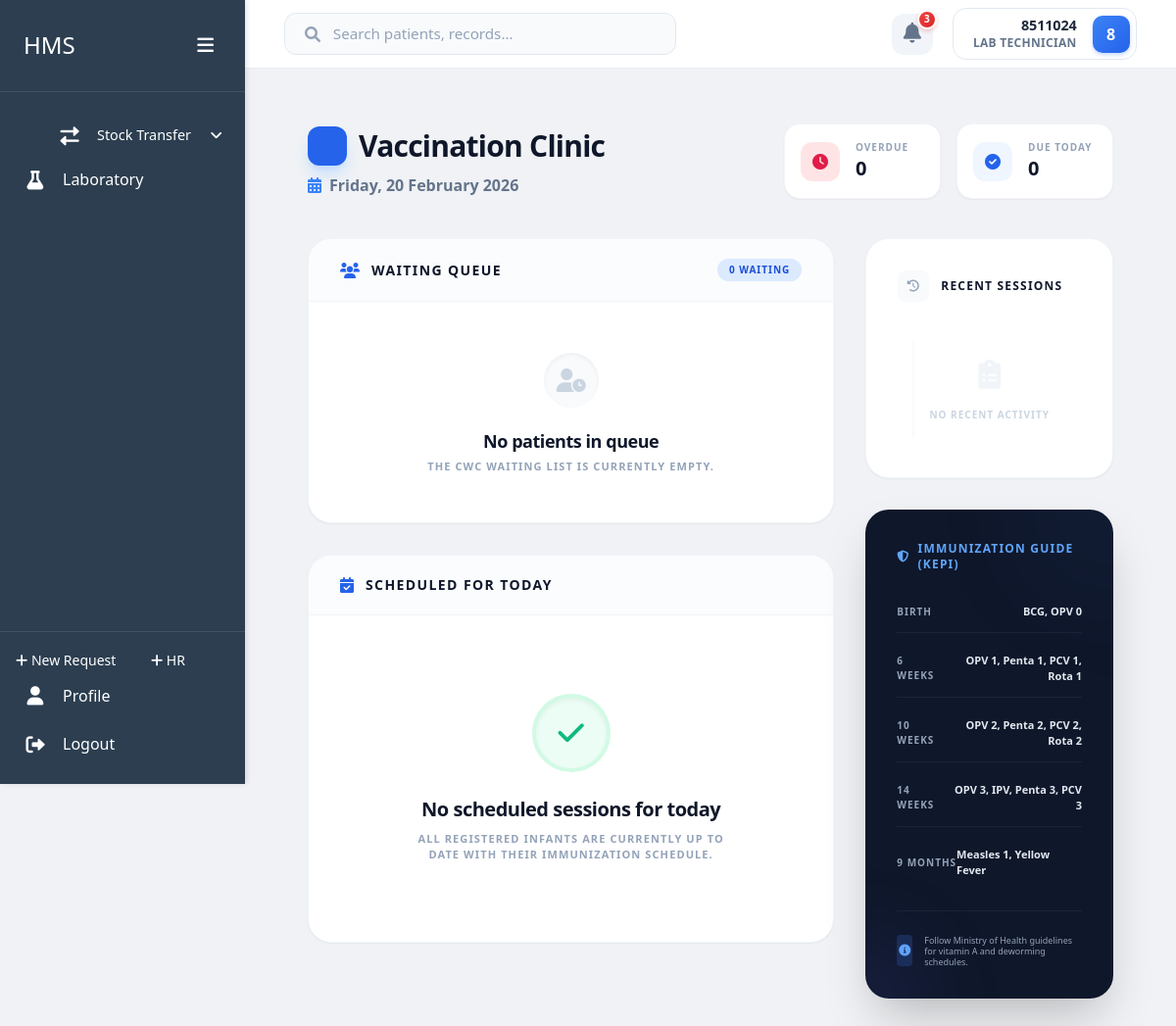
Page /maternity/vaccination/ (signed in) on the earlier database version.
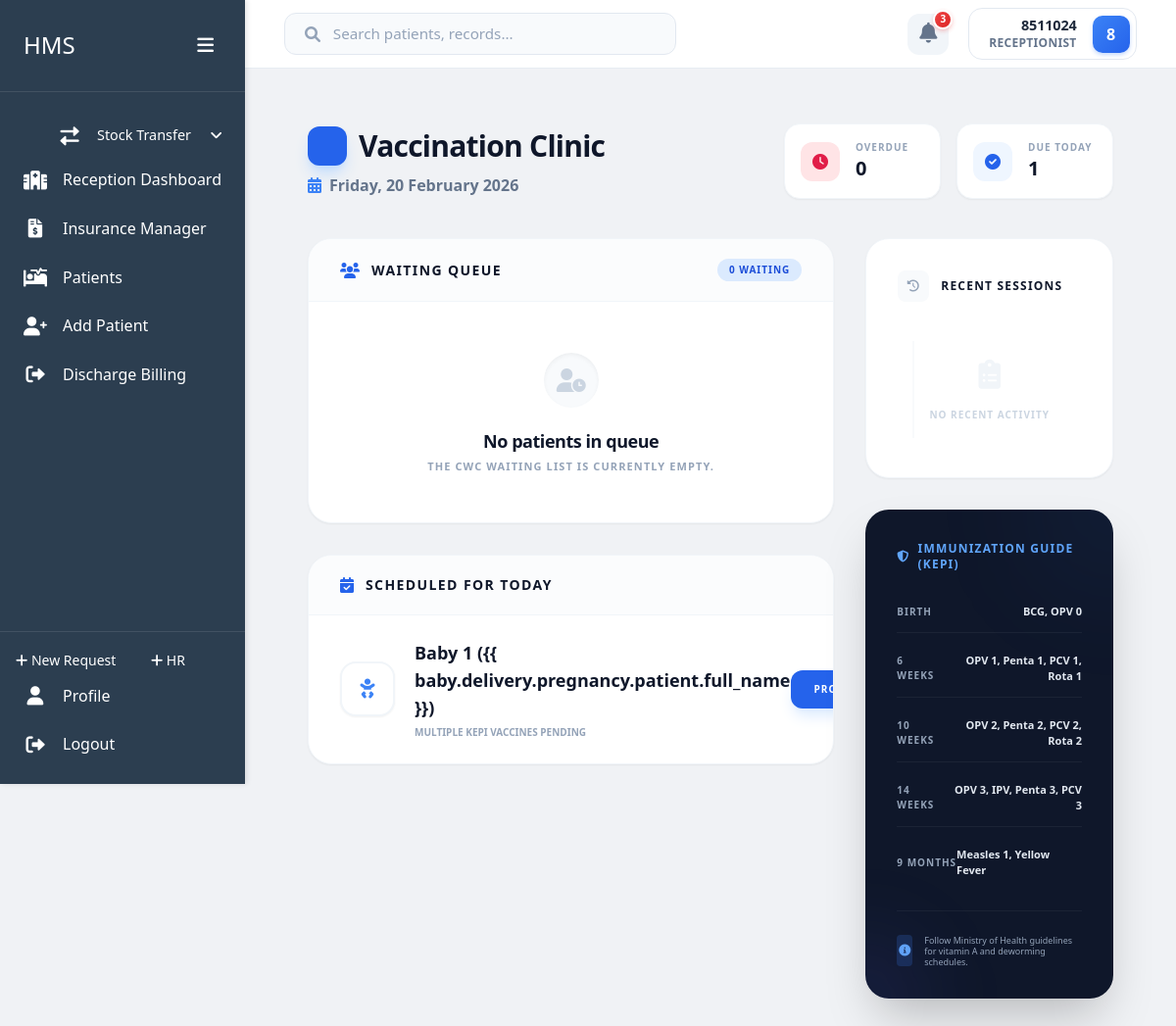
Same page on the later database version.
### users/models.py (models this page shows, shortened)
class User(AbstractBaseUser, PermissionsMixin):
    roles = [
        ('Admin', 'Admin'),
        ('Receptionist', 'Receptionist'),
        ('Doctor', 'Doctor'),
        ('Nurse', 'Nurse'),
        ('Pharmacist', 'Pharmacist'),
        ('Lab Technician', 'Lab Technician'),
        ('Accountant', 'Accountant'),
        ('Triage Nurse', 'Triage Nurse'),
        ('Radiographer', 'Radiographer'),
        ('Procurement Officer', 'Procurement Officer'),
        ('SHA Manager', 'SHA Manager'),
    ]
    id_number = models.CharField(max_length=20, unique=True)
    first_name = models.CharField(max_length=50, blank=True, null=True)
    last_name = models.CharField(max_length=50, blank=True, null=True)
    phone = models.CharField(max_length=15, blank=True, null=True)
    role = models.CharField(max_length=20, choices=roles)
    is_staff = models.BooleanField(default=False)
    is_active = models.BooleanField(default=True)
    date_joined = models.DateTimeField(default=timezone.now)
    USERNAME_FIELD = 'id_number'
    REQUIRED_FIELDS = []
    objects = CustomUserManager()
    @property
    def username(self):
        return f"{self.first_name} {self.last_name}".strip() if self.first_name or self.last_name else self.id_number
    def get_full_name(self):
        return self.username

### maternity/models.py (models this page shows, shortened)
class Newborn(models.Model):
    GENDER_CHOICES = [
        ('M', 'Male'),
        ('F', 'Female'),
        ('A', 'Ambiguous'),
    ]
    delivery = models.ForeignKey(LaborDelivery, on_delete=models.CASCADE, related_name='newborns')
    patient_profile = models.OneToOneField('home.Patient', on_delete=models.SET_NULL, null=True, blank=True, related_name='newborn_clinical_record')
    baby_number = models.PositiveIntegerField(default=1, help_text="For multiple births")
    gender = models.CharField(max_length=1, choices=GENDER_CHOICES)
    birth_datetime = models.DateTimeField()
    birth_weight = models.DecimalField(max_digits=5, decimal_places=3, help_text="kg")
    birth_length = models.DecimalField(max_digits=4, decimal_places=1, help_text="cm", null=True, blank=True)
    head_circumference = models.DecimalField(max_digits=4, decimal_places=1, help_text="cm", null=True, blank=True)
    apgar_1min = models.PositiveIntegerField()
    apgar_5min = models.PositiveIntegerField()
    apgar_10min = models.PositiveIntegerField(null=True, blank=True)
    resuscitation_required = models.BooleanField(default=False)
    resuscitation_details = models.TextField(blank=True, null=True)
    congenital_abnormalities = models.TextField(blank=True, null=True)
    status = models.CharField(max_length=20, choices=[
        ('Alive', 'Alive and Well'),
        ('NICU', 'Admitted to NICU'),
        ('Stillborn', 'Stillborn'),
        ('Neonatal Death', 'Neonatal Death'),
    ], default='Alive')
    breastfeeding_initiated = models.BooleanField(default=False)
    bcg_given = models.BooleanField(default=False)
    opv_0_given = models.BooleanField(default=False, verbose_name="OPV 0 Given")
    notes = models.TextField(blank=True, null=True)
    created_at = models.DateTimeField(auto_now_add=True)
    created_by = models.ForeignKey(settings.AUTH_USER_MODEL, on_delete=models.SET_NULL, null=True)
    class Meta:
        ordering = ['baby_number']

### maternity/views.py (the view, shortened to what this page needs)
# urls.py: path('vaccination/', views.vaccination_dashboard, name='vaccination_dashboard'),
@login_required
def vaccination_dashboard(request):
    today = timezone.now().date()
    recent_newborns = Newborn.objects.select_related('delivery__pregnancy__patient').filter(
        birth_datetime__gte=timezone.now() - timedelta(days=450)
    )
    overdue = []
    due_today = []
    for baby in recent_newborns:
        if not baby.bcg_given or not baby.opv_0_given:
            age_days = (timezone.now() - baby.birth_datetime).days
            if age_days > 7:
                overdue.append(baby)
            else:
                due_today.append(baby)
        pending = baby.vaccinations.filter(next_dose_due__isnull=False).order_by('next_dose_due')
        for record in pending:
            if record.next_dose_due < today:
                if baby not in overdue: overdue.append(baby)
            elif record.next_dose_due == today:
                if baby not in due_today and baby not in overdue: due_today.append(baby)
    recent_records = ImmunizationRecord.objects.select_related('newborn__delivery__pregnancy__patient', 'vaccine').order_by('-date_administered')[:10]
    cwc_queue = PatientQue.objects.filter(
        sent_to__name='CWC',
        visit__visit_date__date=today,
        status='PENDING'
    ).select_related('visit__patient').order_by('created_at')
    processed_queue = []
    context = {
        'overdue': overdue,
        'due_today': due_today,
        'recent_records': recent_records,
        'today': today,
        'cwc_queue': processed_queue,
    }
    return render(request, 'maternity/vaccination_dashboard.html', context)

### maternity/templates/maternity/vaccination_dashboard.html (shortened to what the changed rows need)
{% extends 'users/dashboard_base.html' %}
{% load static %}
{% block content %}
    <div class="px-8 py-6">
        <div class="flex flex-col md:flex-row justify-between items-start md:items-center gap-6 mb-10">
            <div>
                <h1 class="text-3xl font-black text-slate-900 tracking-tight flex items-center gap-3">
                    <span class="w-10 h-10 rounded-xl bg-blue-600 flex items-center justify-center text-white text-lg shadow-lg shadow-blue-200">
                    </span>
                    Vaccination Clinic
                </h1>
            </div>
            <div class="flex gap-4 w-full md:w-auto">
                <div class="flex-1 md:flex-none bg-white p-4 rounded-2xl shadow-sm border border-slate-100 flex items-center gap-4 min-w-[160px]">
                    <div>
                        <div class="text-[10px] font-black text-slate-400 uppercase tracking-widest">Due Today</div>
                        <div class="text-xl font-black text-slate-900">{{ due_today|length }}</div>
                    </div>
                </div>
            </div>
        </div>
        <div class="grid grid-cols-1 lg:grid-cols-3 gap-8">
            <div class="lg:col-span-2 space-y-8">
                <div class="bg-white rounded-3xl shadow-sm border border-slate-100 overflow-hidden">
                    <div class="px-8 py-5 bg-slate-50/50 border-b border-slate-100 flex items-center justify-between">
                        <div class="flex items-center gap-3">
                            <h2 class="text-sm font-black text-slate-900 uppercase tracking-widest">Waiting Queue</h2>
                        </div>
                    </div>
                </div>
                <div class="bg-white rounded-3xl shadow-sm border border-slate-100 overflow-hidden">
                    <div class="px-8 py-5 bg-slate-50/50 border-b border-slate-100 flex items-center gap-3">
                        <h2 class="text-sm font-black text-slate-900 uppercase tracking-widest">Scheduled for Today</h2>
                    </div>
                    {% if due_today %}
                        <div class="divide-y divide-slate-50">
                            {% for baby in due_today %}
                                <div class="px-8 py-6 flex items-center justify-between hover:bg-slate-50/50 transition-colors">
                                    <div class="flex items-center gap-5">
                                        <div class="w-14 h-14 rounded-2xl bg-white border-2 border-slate-100 flex items-center justify-center text-blue-500 shadow-sm shrink-0">
                                            <i class="fas fa-baby text-xl"></i>
                                        </div>
                                        <div>
                                            <div class="text-lg font-black text-slate-900">
                                                Baby {{ baby.baby_number }} ({{
                                                baby.delivery.pregnancy.patient.full_name }})
                                            </div>
                                            <div class="flex items-center gap-2 mt-1">
                                                <span class="text-[10px] font-black uppercase text-slate-400">Multiple KEPI Vaccines
                                                Pending</span>
                                            </div>
                                        </div>
                                    </div>
                                    <a href="{% url 'maternity:pregnancy_detail' baby.delivery.pregnancy.id %}" class="px-6 py-3 bg-blue-600 text-white rounded-xl text-[10px] font-black uppercase tracking-widest shadow-lg shadow-blue-100 hover:bg-blue-700 hover:-translate-y-0.5 transition-all">Process</a>
                                </div>
                            {% endfor %}
                        </div>
                    {% else %}
                        <div class="p-20 flex flex-col items-center justify-center text-center">
                            <div class="w-20 h-20 rounded-full bg-emerald-50 flex items-center justify-center text-emerald-500 mb-6 border-4 border-emerald-100 shadow-inner">
                                <i class="fas fa-check text-3xl"></i>
                            </div>
                            <p class="font-black tracking-tight text-xl text-slate-900">No scheduled sessions for today</p>
                            <p class="text-[11px] font-black uppercase tracking-widest text-slate-400 mt-2 max-w-xs">
                                All
                                registered infants are currently up to date with their immunization schedule.
                            </p>
                        </div>
                    {% endif %}
                </div>
            </div>
        </div>
    </div>
{% endblock %}

### users/templates/users/dashboard_base.html (shortened to what the changed rows need)
{% load static %}
<!DOCTYPE html>
<html lang="en">
    <head>
        <link rel="stylesheet" href="{% static 'users/css/dashboard.css' %}">
        <link rel="stylesheet" href="{% static 'users/vendor/fontawesome/css/all.min.css' %}">
        <link rel="stylesheet" href="{% static 'users/css/tailwind.css' %}">
    </head>
    <body>
        <div class="dashboard-container">
            <div class="sidebar" id="sidebar">
                <div class="sidebar-header">
                    <h2>HMS</h2>
                </div>
                <div class="sidebar-menu">
                    {% if user.role == 'Admin' or user.role == 'Receptionist' %}
                        <a href="{% url 'home:reception_dashboard' %}" class="menu-item {% if request.resolver_match.url_name == 'reception_dashboard' %}active{% endif %}">
                            <i class="fas fa-hospital"></i>
                            <span>Reception Dashboard</span>
                        </a>
                        <a href="{% url 'accounts:insurance_manager' %}" class="menu-item {% if request.resolver_match.url_name == 'insurance_manager' %}active{% endif %}">
                            <i class="fas fa-file-invoice-dollar"></i>
                            <span>Insurance Manager</span>
                        </a>
                        <a href="{% url 'home:patient_list' %}" class="menu-item {% if request.resolver_match.url_name == 'patient_list' %}active{% endif %}">
                            <i class="fas fa-procedures"></i>
                            <span>Patients</span>
                        </a>
                        <a href="{% url 'home:patient_create' %}" class="menu-item {% if request.resolver_match.url_name == 'patient_create' %}active{% endif %}">
                            <i class="fas fa-user-plus"></i>
                            <span>Add Patient</span>
                        </a>
                        <a href="{% url 'accounts:discharge_dashboard' %}" class="menu-item {% if request.resolver_match.url_name == 'discharge_dashboard' %}active{% endif %}">
                            <i class="fas fa-sign-out-alt"></i>
                            <span>Discharge Billing</span>
                        </a>
                    {% endif %}
                    {% if user.role == 'Radiographer' or user.role == 'Lab Technician' %}
                        <a href="{% url 'lab:radiology_dashboard' %}" class="menu-item {% if request.resolver_match.namespace == 'lab' %}active{% endif %}">
                            <i class="fas fa-flask"></i>
                            <span>Laboratory</span>
                        </a>
                    {% endif %}
                </div>
            </div>
            <div class="main-content" id="mainContent">
                <header class="top-bar">
                    <div class="user-nav">
                        <div class="user-profile-nav">
                            <div class="user-details">
                                <span class="user-id">{{ user.get_full_name }}</span>
                                <span class="user-role">{{ user.get_role_display }}</span>
                            </div>
                            <div class="user-avatar-sm">{{ user.get_full_name|slice:":1"|upper }}</div>
                        </div>
                    </div>
                </header>
                <main>
                    {% block content %}{% endblock %}
                </main>
            </div>
        </div>
    </body>
</html>

Differences in the rows shown:
changed User: role "LAB TECHNICIAN" → "RECEPTIONIST"
added Newborn: baby_number "1"
Other differences:
{{ due_today|length }}: "0" → "1"
text no longer shown: "Laboratory No scheduled sessions for today ALL REGISTERED INFANTS ARE CURRENTLY UP TO DATE WITH THEIR IMMUNIZATION SCHEDULE."
text now shown: "Reception Dashboard Insurance Manager Patients Add Patient Discharge Billing"
